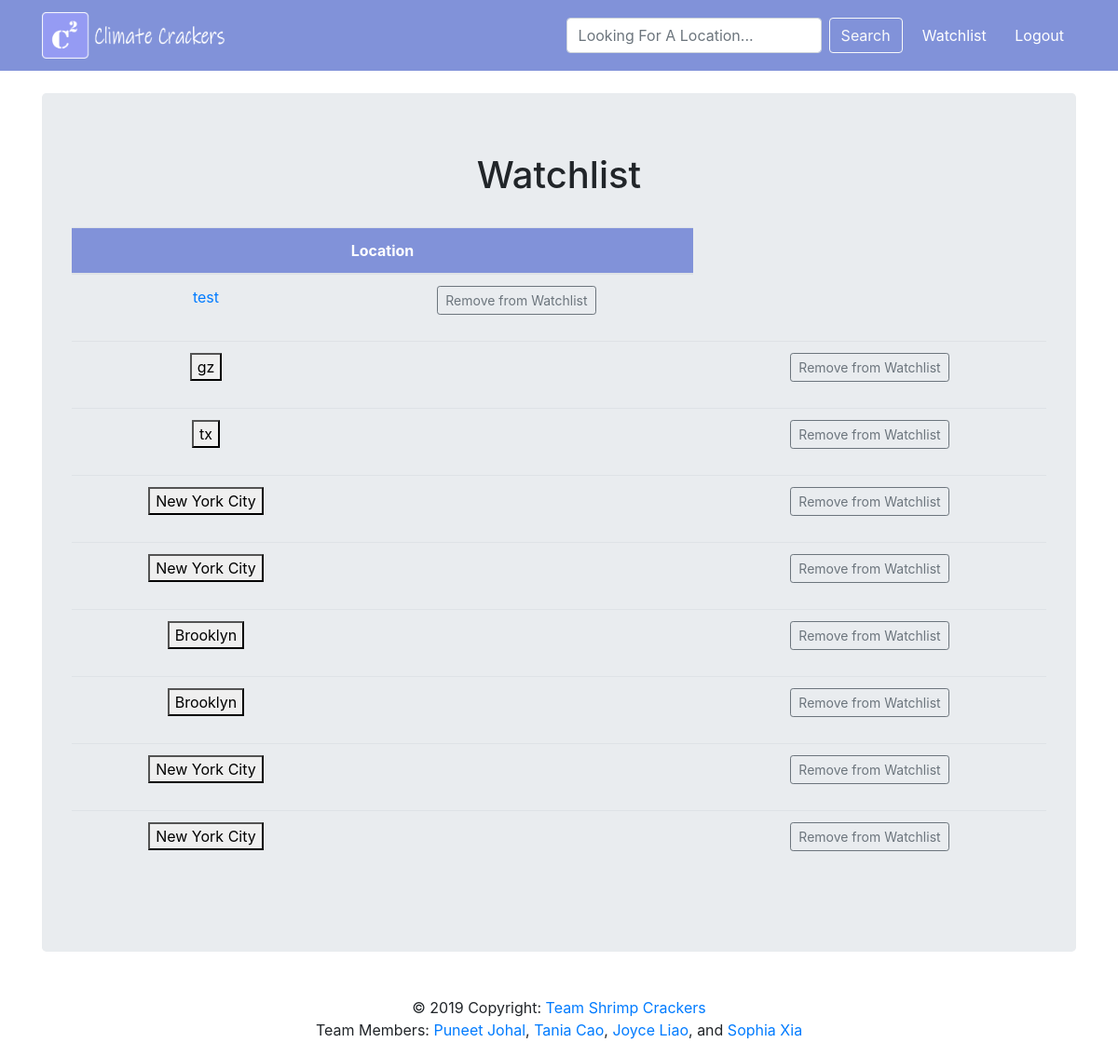
Page /watchlist (signed in) on the committed database.
### tables this page shows
CREATE TABLE watchlist (username TEXT, location TEXT, latitude FLOAT, longitude FLOAT);

### __init__.py (the view)
@app.route("/watchlist")
def load_wl():
	user = session["logged_in"]
	locations = db.get_watchlist(user)
	return render_template("watchlist.html", title = "Watchlist", heading = "Watchlist", watchlist = locations, logged_in=True)

### util/db.py (called while the page is built)
def get_watchlist(user):
    db = sqlite3.connect(DB_FILE)
    c = db.cursor()
    watchlist_data = []
    for each in c.execute("SELECT * FROM watchlist WHERE username =?", (user,)):
        temp = []
        for i in range (1,len(each)):
            temp.append(each[i])
        watchlist_data.append(temp)
    db.close()
    return watchlist_data

### templates/watchlist.html (shortened to what this page needs)
{% extends "parent.html" %}
{% block content %}
<div class="table-responsive">
  <table class="table table-hover text-center" width="100%">
    <thead>
      <tr class="text-white" style="background-color: #8192d9;">
        <th colspan="2">Location</th>
      </tr>
    </thead>
    <tbody>
      <tr>
        <td><a href="/#">test</a></td>
        <td>
	  <form action = "/removeWatchlist">
	    <div class="form-group">
	      <button type="submit" class="btn btn-outline-secondary btn-sm" id="remove_btn" name = {{each}} value = "Remove from watchlist">Remove from Watchlist</button>
	    </div>
	  </form>
        </td>
      </tr>
      {% for each in watchlist %}
      <tr>
        <td><button>{{each[0]}}</button></td>
        <td>
        </td>
        <td>
      <form action="/info">
	  <form action = "/rm_wl">
	    <div class="form-group">
	      <button type="submit" class="btn btn-outline-secondary btn-sm" id="remove_btn" name = {{each}} value = "Remove from watchlist">Remove from Watchlist</button>
	    </div>
	  </form>
        </td>
      </tr>
      {% endfor %}
    </tbody>
  </table>
</div>
{% endblock %}

### rows in the picture
watchlist: location "gz"
watchlist: location "tx"
watchlist: location "New York City"
watchlist: location "New York City"
watchlist: location "Brooklyn"
watchlist: location "Brooklyn"
watchlist: location "New York City"
watchlist: location "New York City"

### other values in the picture
{{ heading }} "Watchlist"
